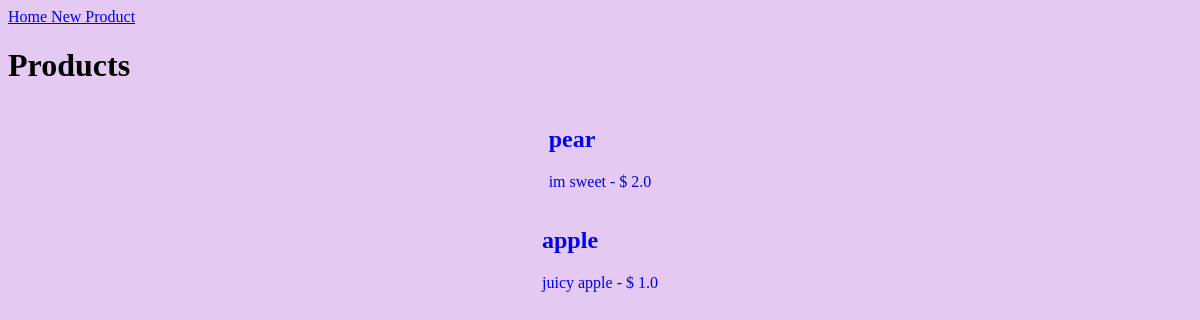
Before: /home/ with the older database file.
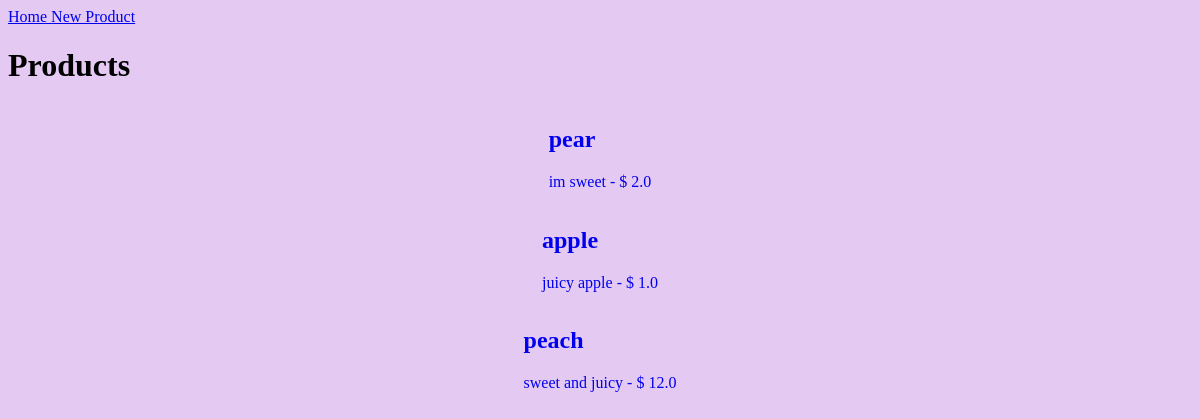
After: the same page with the newer database file.
### rainforest/models.py (models this page shows, shortened)
class Product(models.Model):
    name = models.CharField(max_length=255, null=False)
    description = models.TextField(null=False)
    price = models.FloatField(null=False)

### rainforest/views.py (the view)
# urls.py: 2. Add a URL to urlpatterns:  path('', views.home, name='home')
def home(request):
    products = Product.objects.all()
    context = {
        "products": products
    }
    return render(request, 'index.html', context)

### rainforest/templates/index.html (shortened to what this page needs)
{% extends 'base.html' %}
{% block nav %}
    <a href='/product/new'> New Product </a>
{% endblock %}
{% block content %}
<h1>Products</h1>
{% for product in products %}
    <div class='product-index'>
        <a href="/product/{{ product.id }}/show">
        <h2>{{product.name}}</h2>
        <p>{{product.description}}  - <span> $ {{product.price }}</span></p>
        </a>
    </div>
{% endfor %}
{% endblock %}

Changed rows visible on the page:
added Product: name "peach", description "sweet and juicy", price "12.0"
